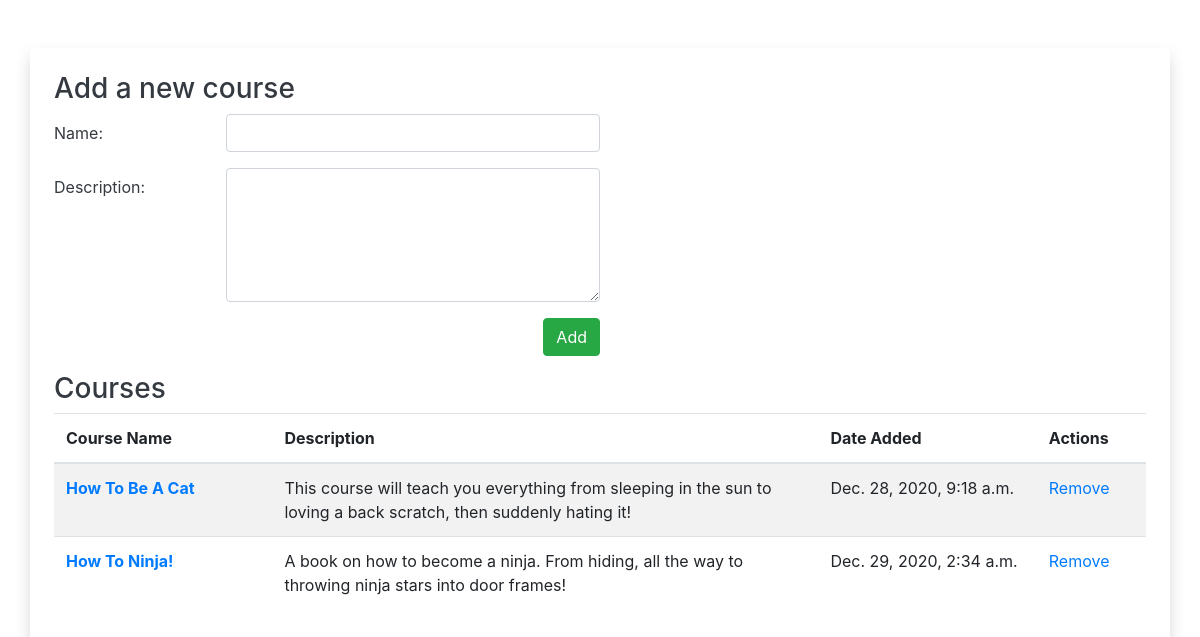
The page / on the database its author committed.
### course_list/models.py (models this page shows)
class Courses(models.Model):
    name = models.CharField(max_length=255)
    created_at = models.DateTimeField(auto_now_add=True)
    updated_at = models.DateTimeField(auto_now=True)
    objects = basicValidation()

class Descriptions(models.Model):
    desc = models.TextField()
    course = models.OneToOneField(Courses, on_delete=models.CASCADE, related_name="course_desc")
    created_at = models.DateTimeField(auto_now_add=True)
    updated_at = models.DateTimeField(auto_now=True)
    objects = basicValidation()

### course_list/views.py (the view)
# urls.py: path('', views.home, name = 'home'),
def home(request):
    context = {
        "courses" : Courses.objects.all(),
        "descriptions" : Descriptions.objects.all(),
    }
    return render(request, 'html/home.html', context)

### course_list/templates/html/home.html (shortened to what this page needs)
{% extends "html/base.html" %}
{% block content %}
<div class="row">
    <div class="col">
        <h3>Add a new course</h3>
        <form action="{% url 'add_course' %}" method="POST">
            <div class="form-group row">
                <label for="coursename" class="col-sm-2 col-form-label">Name:</label>
                <input type="text" class="form-control col-sm-4" id="coursename" name="coursename">
            </div>
            <div class="form-group row">
                <label for="coursedesc" class="col-sm-2 col-form-label">Description:</label>
                <textarea class="form-control col-sm-4" name="coursedesc" id="coursedesc" rows="5"></textarea>
            </div>
            <div class="form-group row">
                <div class="col-6 text-right pr-0">
                    <button type="submit" class="btn btn-success">Add</button>
                </div>
            </div>
        </form>
    </div>
</div>
<div class="row">
    <div class="col">
        <h3>Courses</h3>
        <table class="table table-striped">
            <thead>
                <tr>
                    <th scope="col">Course Name</th>
                    <th scope="col">Description</th>
                    <th scope="col">Date Added</th>
                    <th scope="col">Actions</th>
                </tr>
            </thead>
            <tbody>
                {% for course in courses %}
                <tr>
                    <th scope="row" style="width: 20%"><a href="{% url 'show_course' course.id %}">{{ course.name }}</th>
                    <td style="width: 50%">{{ course.course_desc.desc }}</td>
                    <td style="width: 20%">{{ course.created_at }}</td>
                    <td style="width: 10%"><a href="{% url 'destroy_course' course.id %}">Remove</a></td>
                </tr>
                {% endfor %}
            </tbody>
        </table>
    </div>
</div>
{% endblock content %}

### rows shown on the page
Courses: name "How To Be A Cat", course_desc.desc "This course will teach you everything from sleeping in the sun to loving a back scratch, then suddenly hating it!", created_at "Dec. 28, 2020, 9:18 a.m."
Courses: name "How To Ninja!", course_desc.desc "A book on how to become a ninja. From hiding, all the way to throwing ninja stars into door frames!", created_at "Dec. 29, 2020, 2:34 a.m."
